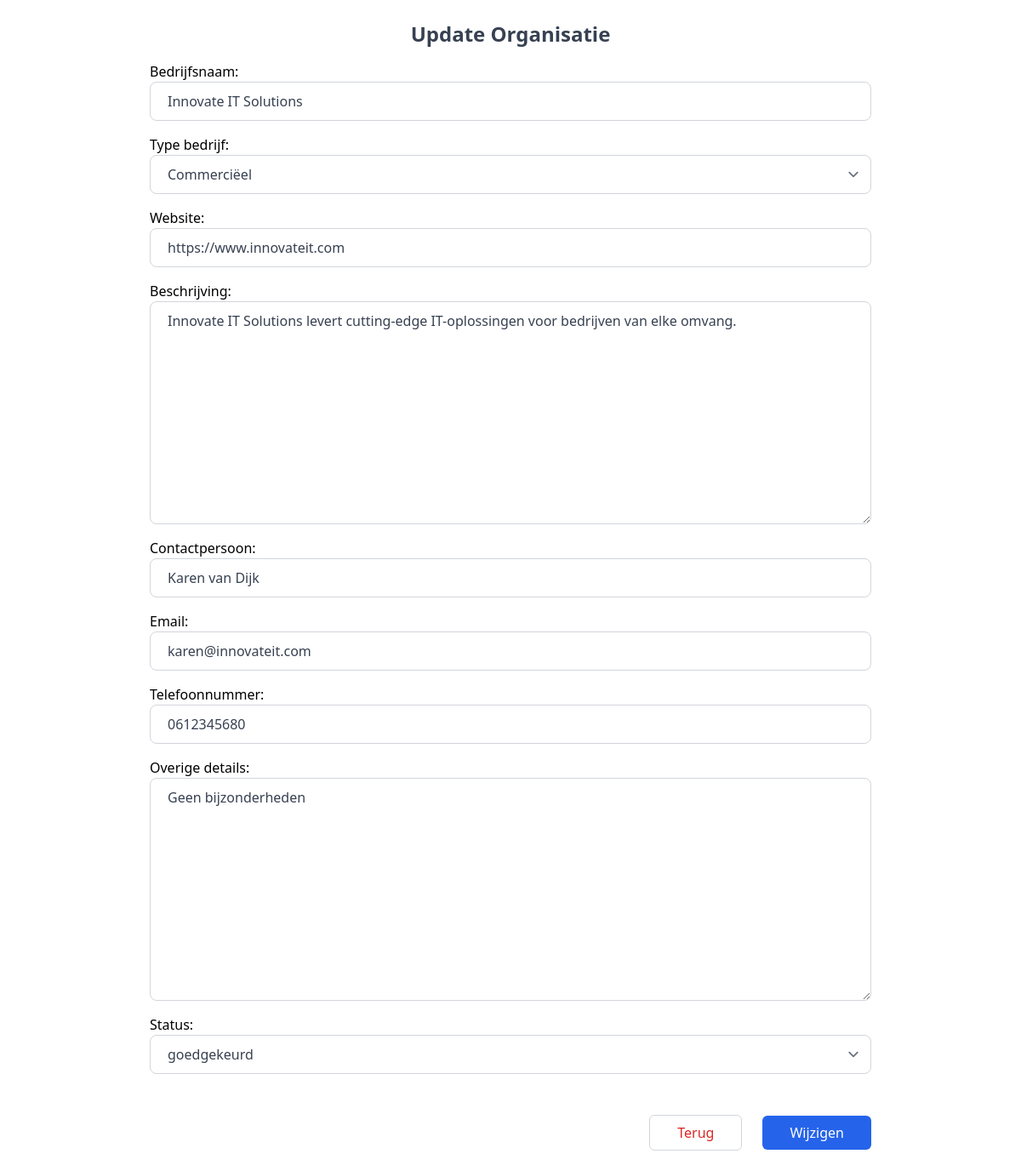
/admin_hub/update_organization_status/3/ (signed in), run on the app's committed database.
### organization/models.py (models this page shows)
class Organization(models.Model):
    objects = models.Manager()
    bedrijfsnaam = models.CharField(max_length=255)
    type_bedrijf = models.CharField(max_length=255, choices=type_bedrijf)
    website = models.TextField()
    beschrijving = models.TextField()
    contactpersoon = models.CharField(max_length=255)
    email = models.EmailField(max_length=255)
    telefoonnummer = models.CharField(max_length=255)
    Overige_details = models.TextField(null=True)
    created_at = models.DateTimeField(auto_now_add=True)
    updated_at = models.DateTimeField(auto_now_add=True)
    status = models.CharField(choices=status_keuzes, max_length=50)
    class Meta:
        db_table = "organization"

### admin_hub/views.py (the view)
@login_required
def update_organization_status(request, id):
    organization = get_object_or_404(Organization, id=id)
    if request.method == "POST":
        form = UpdateOrganizationForm(request.POST, instance=organization)
        if form.is_valid():
            organization.status = form.cleaned_data["status"]
            organization.save()
            return redirect("bedrijven")
        else:
            return render(
                request, "update_organizations.jinja", {"organization": organization, "form": form}
            )
    else:
        form = UpdateOrganizationForm(instance=organization)
    return render(
        request, "update_organizations.jinja", {"organization": organization, "form": form}
    )

### admin_hub/templates/update_organizations.jinja (shortened to what this page needs)
{% extends "tailwind_loader.jinja" %}
{% block content %}
    <div class="max-w-4xl p-6 mx-auto bg-white rounded-md dark:bg-gray-800">
        <h2 class="text-2xl mb-4 text-center font-semibold text-gray-700 capitalize dark:text-white">Update Organisatie</h2>
        <form action="{% url 'update_organization_status' organization.id %}" method="POST">
            {{ form }}
            <div class="mt-6 flex items-center justify-end gap-x-6">
                <div class="flex justify-end mt-6">
                    <a href="{% url 'bedrijven' %}">
                        <button type="button"
                                class="px-8 py-2.5 leading-5 border border-gray-300 text-red-600 transition-colors duration-300 transform rounded-md hover:bg-gray-200 focus:outline-none focus:bg-gray-200">
                            Terug
                        </button>
                    </a>
                </div>
                <div class="flex justify-end mt-6">
                    <button type="submit"
                            class="px-8 py-2.5 leading-5 text-white transition-colors duration-300 transform bg-blue-600 rounded-md hover:bg-blue-700 focus:outline-none focus:bg-blue-700">
                        Wijzigen
                    </button>
                </div>
            </div>
        </form>
    </div>
{% endblock %}

### data on the page
Organization: bedrijfsnaam "Innovate IT Solutions", type_bedrijf "Commerciëel", website "https://www.innovateit.com", beschrijving "Innovate IT Solutions levert cutting-edge IT-oplossingen voor bedrijven van elke omvang.", contactpersoon "Karen van Dijk", email "karen@innovateit.com", telefoonnummer "0612345680", Overige_details "Geen bijzonderheden", status "goedgekeurd"
